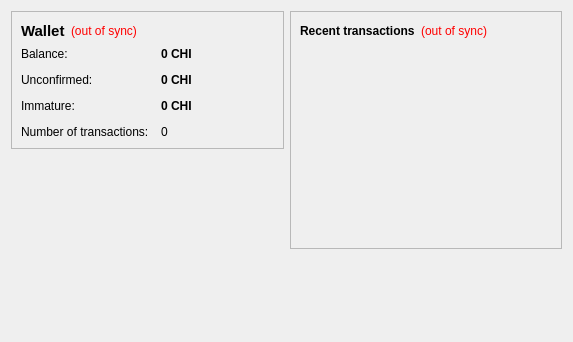
<?xml version="1.0" encoding="UTF-8"?>
<ui version="4.0">
 <class>OverviewPage</class>
 <widget class="QWidget" name="OverviewPage">
  <property name="geometry">
   <rect>
    <x>0</x>
    <y>0</y>
    <width>573</width>
    <height>342</height>
   </rect>
  </property>
  <property name="windowTitle">
   <string>Form</string>
  </property>
  <layout class="QHBoxLayout" name="horizontalLayout" stretch="1,1">
   <item>
    <layout class="QVBoxLayout" name="verticalLayout_2">
     <item>
      <widget class="QFrame" name="frame">
       <property name="frameShape">
        <enum>QFrame::StyledPanel</enum>
       </property>
       <property name="frameShadow">
        <enum>QFrame::Raised</enum>
       </property>
       <layout class="QVBoxLayout" name="verticalLayout_4">
        <item>
         <layout class="QHBoxLayout" name="horizontalLayout_4">
          <item>
           <widget class="QLabel" name="label_5">
            <property name="font">
             <font>
              <pointsize>11</pointsize>
              <weight>75</weight>
              <bold>true</bold>
             </font>
            </property>
            <property name="text">
             <string>Wallet</string>
            </property>
           </widget>
          </item>
          <item>
           <widget class="QLabel" name="labelWalletStatus">
            <property name="toolTip">
             <string>The displayed information may be out of date. Your wallet automatically synchronizes with the ChiCoin network after a connection is established, but this process has not completed yet.</string>
            </property>
            <property name="styleSheet">
             <string notr="true">QLabel { color: red; }</string>
            </property>
            <property name="text">
             <string notr="true">(out of sync)</string>
            </property>
            <property name="alignment">
             <set>Qt::AlignLeading|Qt::AlignLeft|Qt::AlignVCenter</set>
            </property>
           </widget>
          </item>
          <item>
           <spacer name="horizontalSpacer_2">
            <property name="orientation">
             <enum>Qt::Horizontal</enum>
            </property>
            <property name="sizeHint" stdset="0">
             <size>
              <width>40</width>
              <height>20</height>
             </size>
            </property>
           </spacer>
          </item>
         </layout>
        </item>
        <item>
         <layout class="QFormLayout" name="formLayout_2">
          <property name="fieldGrowthPolicy">
           <enum>QFormLayout::AllNonFixedFieldsGrow</enum>
          </property>
          <property name="horizontalSpacing">
           <number>12</number>
          </property>
          <property name="verticalSpacing">
           <number>12</number>
          </property>
          <item row="0" column="0">
           <widget class="QLabel" name="label">
            <property name="text">
             <string>Balance:</string>
            </property>
           </widget>
          </item>
          <item row="0" column="1">
           <widget class="QLabel" name="labelBalance">
            <property name="font">
             <font>
              <weight>75</weight>
              <bold>true</bold>
             </font>
            </property>
            <property name="cursor">
             <cursorShape>IBeamCursor</cursorShape>
            </property>
            <property name="toolTip">
             <string>Your current balance</string>
            </property>
            <property name="text">
             <string notr="true">0 CHI</string>
            </property>
            <property name="textInteractionFlags">
             <set>Qt::LinksAccessibleByMouse|Qt::TextSelectableByKeyboard|Qt::TextSelectableByMouse</set>
            </property>
           </widget>
          </item>
          <item row="1" column="0">
           <widget class="QLabel" name="label_3">
            <property name="text">
             <string>Unconfirmed:</string>
            </property>
           </widget>
          </item>
          <item row="1" column="1">
           <widget class="QLabel" name="labelUnconfirmed">
            <property name="font">
             <font>
              <weight>75</weight>
              <bold>true</bold>
             </font>
            </property>
            <property name="cursor">
             <cursorShape>IBeamCursor</cursorShape>
            </property>
            <property name="toolTip">
             <string>Total of transactions that have yet to be confirmed, and do not yet count toward the current balance</string>
            </property>
            <property name="text">
             <string notr="true">0 CHI</string>
            </property>
            <property name="textInteractionFlags">
             <set>Qt::LinksAccessibleByMouse|Qt::TextSelectableByKeyboard|Qt::TextSelectableByMouse</set>
            </property>
           </widget>
          </item>
          <item row="3" column="0">
           <widget class="QLabel" name="label_2">
            <property name="text">
             <string>Number of transactions:</string>
            </property>
           </widget>
          </item>
          <item row="3" column="1">
           <widget class="QLabel" name="labelNumTransactions">
            <property name="toolTip">
             <string>Total number of transactions in wallet</string>
            </property>
            <property name="text">
             <string notr="true">0</string>
            </property>
           </widget>
          </item>
          <item row="2" column="0">
           <widget class="QLabel" name="labelImmatureText">
            <property name="text">
             <string>Immature:</string>
            </property>
           </widget>
          </item>
          <item row="2" column="1">
           <widget class="QLabel" name="labelImmature">
            <property name="font">
             <font>
              <weight>75</weight>
              <bold>true</bold>
             </font>
            </property>
            <property name="toolTip">
             <string>Mined balance that has not yet matured</string>
            </property>
            <property name="text">
             <string notr="true">0 CHI</string>
            </property>
            <property name="textInteractionFlags">
             <set>Qt::LinksAccessibleByMouse|Qt::TextSelectableByKeyboard|Qt::TextSelectableByMouse</set>
            </property>
           </widget>
          </item>
         </layout>
        </item>
       </layout>
      </widget>
     </item>
     <item>
      <spacer name="verticalSpacer">
       <property name="orientation">
        <enum>Qt::Vertical</enum>
       </property>
       <property name="sizeHint" stdset="0">
        <size>
         <width>20</width>
         <height>40</height>
        </size>
       </property>
      </spacer>
     </item>
    </layout>
   </item>
   <item>
    <layout class="QVBoxLayout" name="verticalLayout_3">
     <item>
      <widget class="QFrame" name="frame_2">
       <property name="frameShape">
        <enum>QFrame::StyledPanel</enum>
       </property>
       <property name="frameShadow">
        <enum>QFrame::Raised</enum>
       </property>
       <layout class="QVBoxLayout" name="verticalLayout">
        <item>
         <layout class="QHBoxLayout" name="horizontalLayout_2">
          <item>
           <widget class="QLabel" name="label_4">
            <property name="text">
             <string>&lt;b&gt;Recent transactions&lt;/b&gt;</string>
            </property>
           </widget>
          </item>
          <item>
           <widget class="QLabel" name="labelTransactionsStatus">
            <property name="toolTip">
             <string>The displayed information may be out of date. Your wallet automatically synchronizes with the ChiCoin network after a connection is established, but this process has not completed yet.</string>
            </property>
            <property name="styleSheet">
             <string notr="true">QLabel { color: red; }</string>
            </property>
            <property name="text">
             <string notr="true">(out of sync)</string>
            </property>
            <property name="alignment">
             <set>Qt::AlignRight|Qt::AlignTrailing|Qt::AlignVCenter</set>
            </property>
           </widget>
          </item>
          <item>
           <spacer name="horizontalSpacer">
            <property name="orientation">
             <enum>Qt::Horizontal</enum>
            </property>
            <property name="sizeHint" stdset="0">
             <size>
              <width>40</width>
              <height>20</height>
             </size>
            </property>
           </spacer>
          </item>
         </layout>
        </item>
        <item>
         <widget class="QListView" name="listTransactions">
          <property name="styleSheet">
           <string notr="true">QListView { background: transparent; }</string>
          </property>
          <property name="frameShape">
           <enum>QFrame::NoFrame</enum>
          </property>
          <property name="verticalScrollBarPolicy">
           <enum>Qt::ScrollBarAlwaysOff</enum>
          </property>
          <property name="horizontalScrollBarPolicy">
           <enum>Qt::ScrollBarAlwaysOff</enum>
          </property>
          <property name="selectionMode">
           <enum>QAbstractItemView::NoSelection</enum>
          </property>
         </widget>
        </item>
       </layout>
      </widget>
     </item>
     <item>
      <spacer name="verticalSpacer_2">
       <property name="orientation">
        <enum>Qt::Vertical</enum>
       </property>
       <property name="sizeHint" stdset="0">
        <size>
         <width>20</width>
         <height>40</height>
        </size>
       </property>
      </spacer>
     </item>
    </layout>
   </item>
  </layout>
 </widget>
 <resources/>
 <connections/>
</ui>
